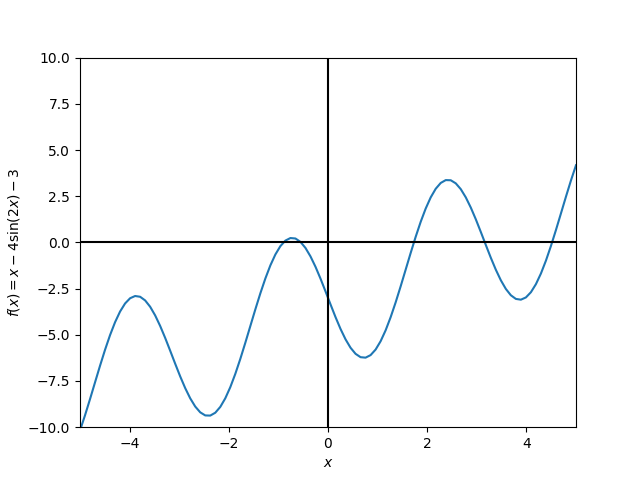

Recreate this plot in Python.
import matplotlib.pyplot as plt
import numpy as np

def fixedpt(f,x0,tol,Nmax):
    ''' x0 = initial guess'''
    ''' Nmax = max number of iterations'''
    ''' tol = stopping tolerance'''
    count = 0
    g = lambda x: -np.sin(2*x) +5*x/4-3/4
    while (count <Nmax):
        count = count +1
        x1 = g(x0)
        if (abs(x1-x0) <tol):
            xstar = x1
            ier = 0
            return [xstar,ier]
        x0 = x1
    xstar = x1
    ier = 1
    return [xstar, ier]


def driver():
    f = lambda x: x -4*np.sin(2*x) -3
    x = np.linspace(-5,5,100)
    plt.plot(x,f(x),)
    plt.axvline(0,c='black')
    plt.axhline(0,c='black')
    plt.xlim(-5,5)
    plt.ylim(-10,10)
    plt.ylabel(r'$f(x) = x - 4\sin(2x) -3$')
    plt.xlabel(r'$x$')
    plt.savefig("problem5.png")
    guesses = [-1,0,1.5,3,5]
    for x0 in guesses:
        [xstar,ier] = (fixedpt(f,x0,10**-10,100))
        print(f"Guess: {x0}, Root: {xstar:.10f}")
driver()

